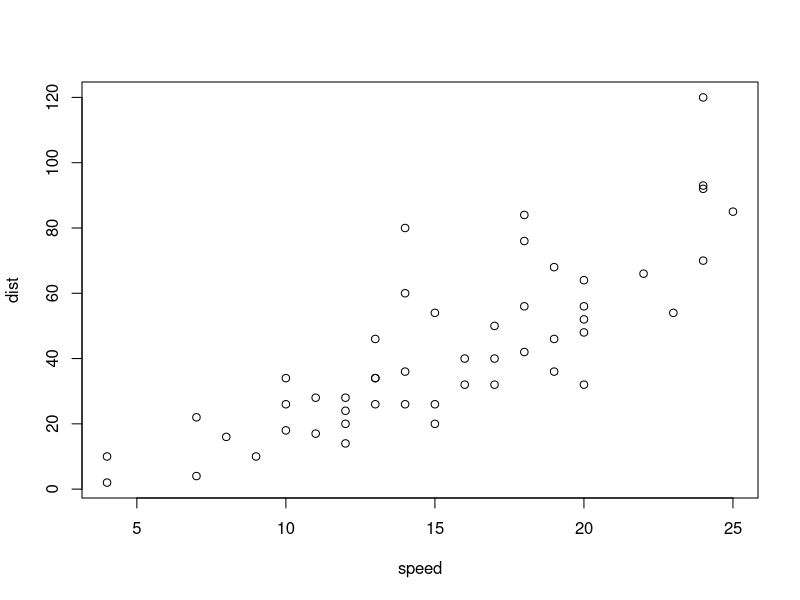
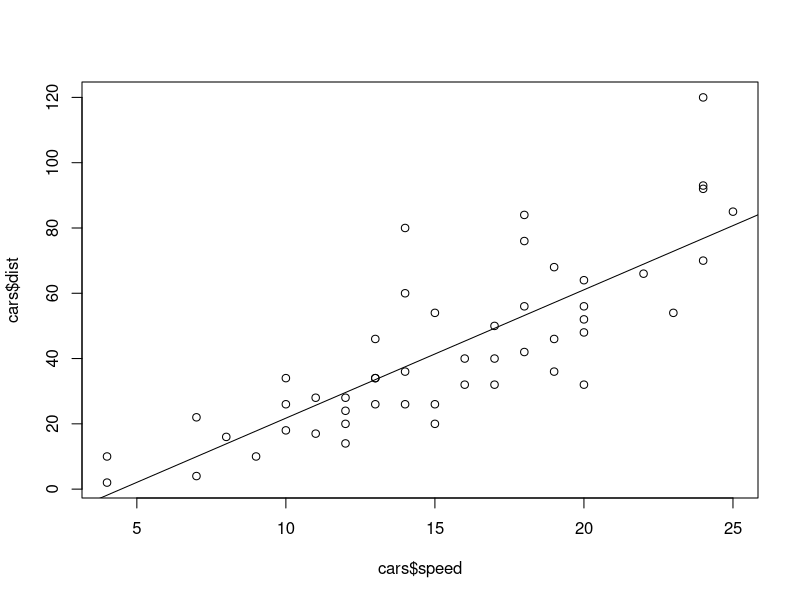

R code for these plots, in order:
head(cars)
plot(dist~speed, data=cars)    # 산점도를 통해 선형 관계 확인
plot(cars$speed, cars$dist)    # 산점도를 통해 선형 관계 확인

model <- lm(dist~speed, cars)  # 회귀모델 구하기
model

abline(model)                  # 회귀선을 산점도 위에 표시
coef(model)
coef(model)[1]                 # b 값 출력
coef(model)[2]                 # W 값 출력

############################
model[1]
model[2]
class(model)
